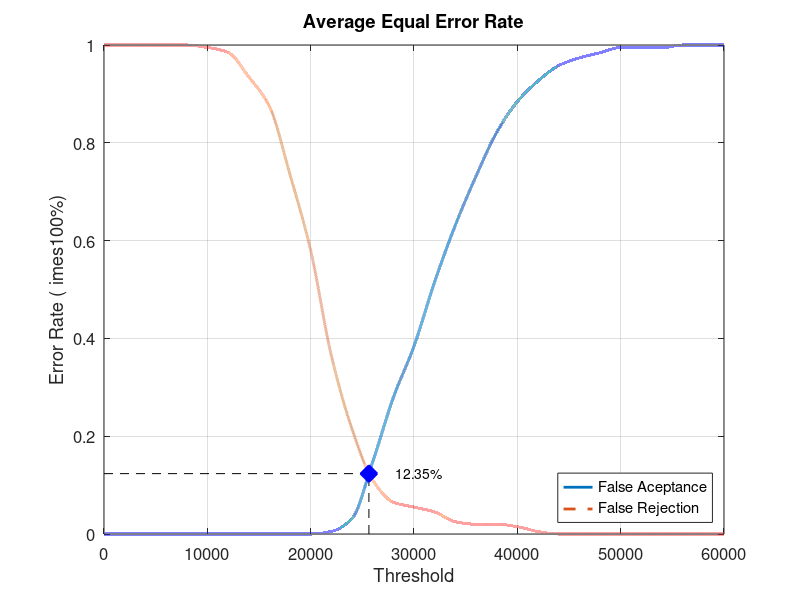
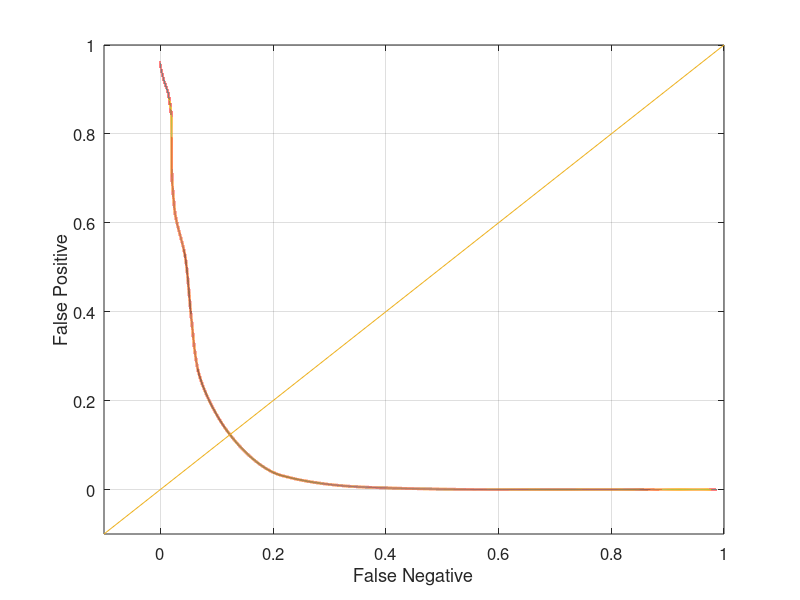

These charts were generated, in order, by the following MATLAB code:
close all;
clear;
clc;
x = 0:2000:60000;
xq = 0:0.5:60000;

y0 = [0 0 0 0 0 0 0 0 0 0 0 0.00526316 0.0315789 0.147368 0.278947 0.384211 0.515789 0.631579 0.731579 0.821053 0.884211 0.926316 0.957895 0.973684 0.984211 0.994737 0.994737 0.994737 1 1 1]
yy0 = interp1(x, y0, xq, 'pchip');
y1 = [1 1 1 1 1 0.995 0.985 0.935 0.875 0.735 0.58 0.365 0.215 0.11 0.065 0.055 0.045 0.025 0.02 0.02 0.015 0.005 0 0 0 0 0 0 0 0 0]
yy1 = interp1(x, y1, xq, 'pchip');

% Calculating EER: 
y2 = abs(y0 - y1);
find(y2 == min(y2))
yy2 = abs(yy0 - yy1);
xEER = find(yy2 == min(yy2));
xEERIndex = xq(xEER) % X-axis EER
yEER = yy0(xEER) % Y-axis EER

main = figure
plot(xq, yy0,'-','LineWidth', 2);	hold on
plot(xq, yy1,'--','LineWidth', 2);	hold on
plot([xEERIndex xEERIndex], [0 yEER], 'k--');	hold on
plot([0 xEERIndex], [yEER yEER], 'k--');	hold on
plot(xEERIndex, yEER, 'bx', 'LineWidth', 10);	hold on
text(xEERIndex + 10 * xEERIndex / 100, yEER, [num2str(round((10000 * yEER)) / 100) '%'])
legend('False Aceptance', 'False Rejection', 'Location', 'SouthEast')
xlabel('Threshold')
ylabel('Error Rate (	imes100%)')
title('Average Equal Error Rate')
set(gca, 'FontSize', 12)
axis([0 60000 0 1])
grid on

print(main, 'Database1_2Main', '-dpng');
FNRxFPR = figure('Color', [1 1 1]);
plot(yy1, yy0, '-', yy1, yy0, 'LineWidth', 2);
hold on
y = -0.1:0.1:1
plot(y, y); 
set(gca, 'FontSize', 12)
xlabel('False Negative')
ylabel('False Positive')
axis([-0.1 1 -0.1 1])
set(gca, 'FontSize', 12)
grid on

print(FNRxFPR, 'Database1_2FNRxFPR','-dpng');
